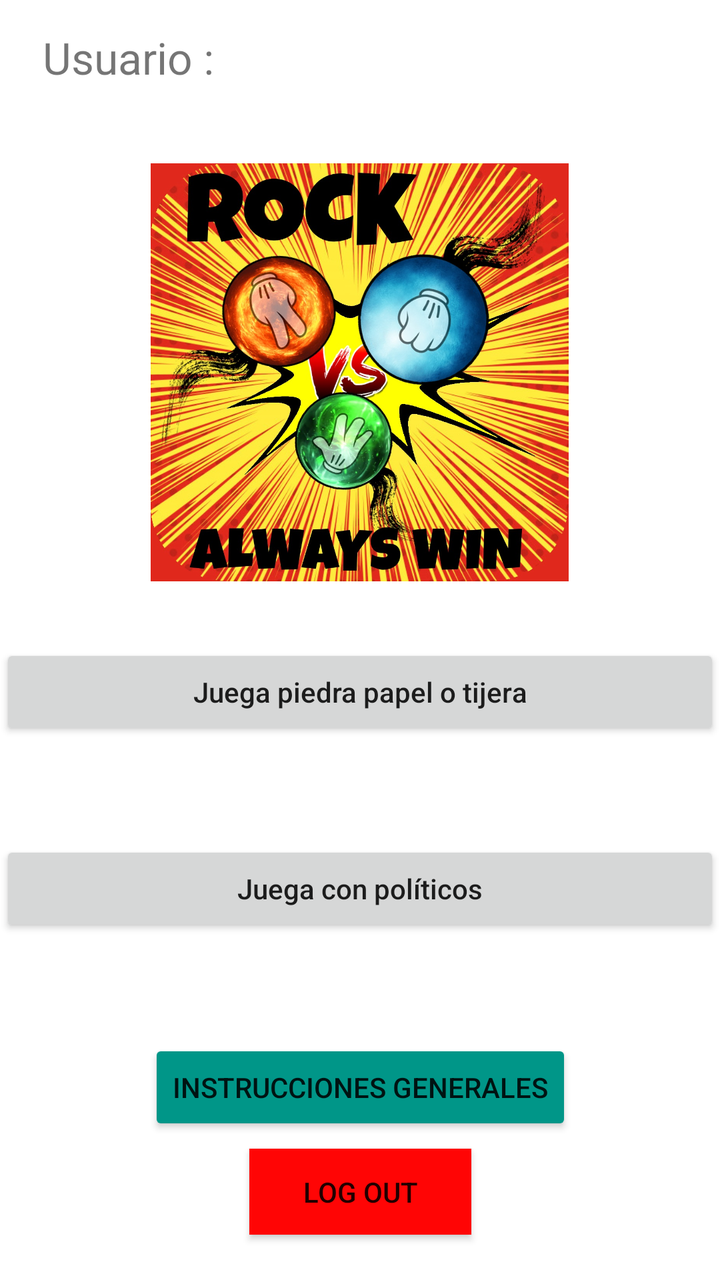
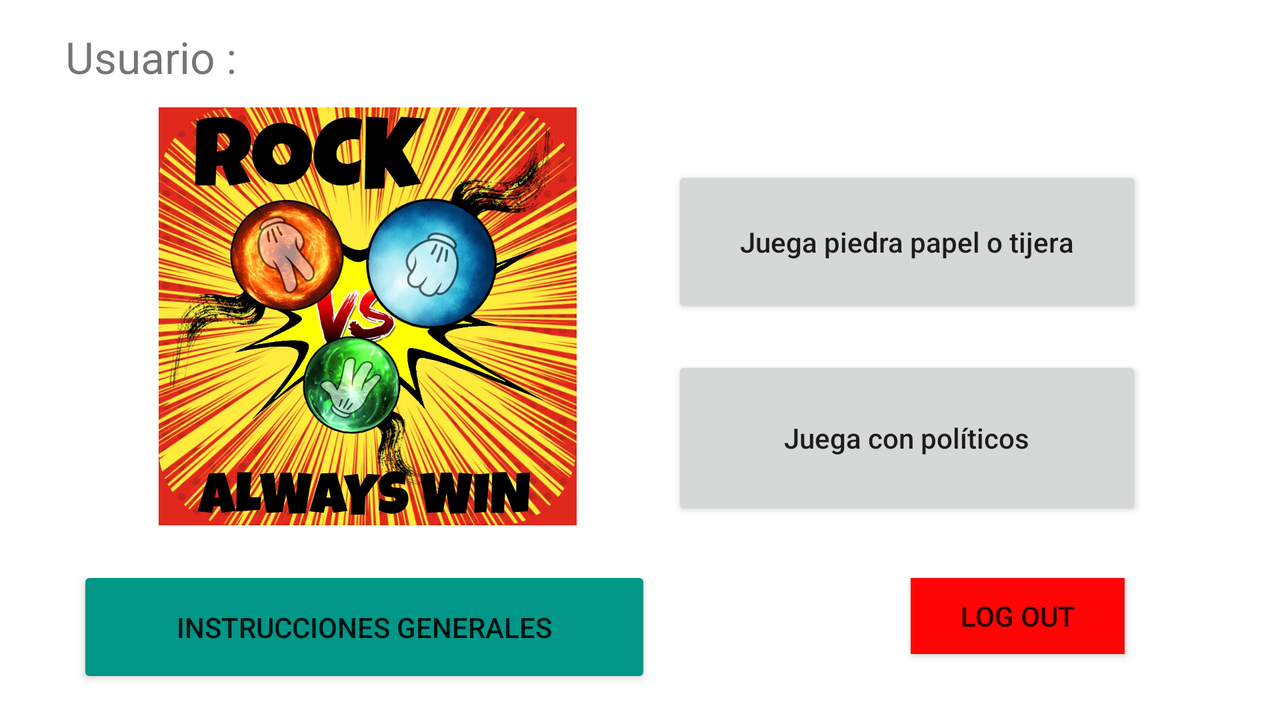

Compare how this app lays out the same screen by default and in its alternative resource folder. The renders come first, then the two layout files and the values they reference.
<!-- AndroidManifest.xml: application theme Theme.RockWin -->
<!-- res/layout/activity_perfil_usuario.xml -->
<?xml version="1.0" encoding="utf-8"?>
<androidx.constraintlayout.widget.ConstraintLayout xmlns:android="http://schemas.android.com/apk/res/android"
    xmlns:app="http://schemas.android.com/apk/res-auto"
    xmlns:tools="http://schemas.android.com/tools"
    android:id="@+id/logout"
    android:layout_width="match_parent"
    android:layout_height="match_parent"
    android:addStatesFromChildren="true"
    tools:actionBarNavMode="standard"
    tools:context=".PerfilUsuario">


    <Button
        android:id="@+id/button_juegoPoliticos"
        android:layout_width="0dp"
        android:layout_height="wrap_content"
        android:text="Juega con políticos"
        android:textAppearance="@style/TextAppearance.AppCompat.Body2"
        app:layout_constraintBottom_toBottomOf="parent"
        app:layout_constraintEnd_toEndOf="parent"
        app:layout_constraintHorizontal_bias="0.0"
        app:layout_constraintStart_toStartOf="parent"
        app:layout_constraintTop_toBottomOf="@+id/button_juegoBasico"
        app:layout_constraintVertical_bias="0.226" />

    <Button
        android:id="@+id/button_juegoBasico"
        android:layout_width="0dp"
        android:layout_height="wrap_content"
        android:text="Juega piedra papel o tijera"
        android:textAppearance="@style/TextAppearance.AppCompat.Body2"
        app:layout_constraintBottom_toBottomOf="parent"
        app:layout_constraintEnd_toEndOf="parent"
        app:layout_constraintHorizontal_bias="0.0"
        app:layout_constraintStart_toStartOf="parent"
        app:layout_constraintTop_toTopOf="parent"
        app:layout_constraintVertical_bias="0.544" />

    <TextView
        android:id="@+id/tv_c"
        android:layout_width="121dp"
        android:layout_height="37dp"
        android:text="Usuario :"
        android:textSize="22dp"
        app:layout_constraintBottom_toBottomOf="parent"
        app:layout_constraintEnd_toEndOf="parent"
        app:layout_constraintHorizontal_bias="0.089"
        app:layout_constraintStart_toStartOf="parent"
        app:layout_constraintTop_toTopOf="parent"
        app:layout_constraintVertical_bias="0.023" />

    <TextView
        android:id="@+id/tv_correo"
        android:layout_width="222dp"
        android:layout_height="30dp"
        android:layout_marginTop="20dp"
        app:layout_constraintEnd_toEndOf="parent"
        app:layout_constraintHorizontal_bias="0.285"
        app:layout_constraintStart_toEndOf="@+id/tv_c"
        app:layout_constraintTop_toTopOf="parent" />

    <Button
        android:id="@+id/instrucciones"
        android:layout_width="wrap_content"
        android:layout_height="wrap_content"
        android:text="Instrucciones Generales"
        app:backgroundTint="#009688"
        app:layout_constraintBottom_toBottomOf="parent"
        app:layout_constraintEnd_toEndOf="parent"
        app:layout_constraintStart_toStartOf="parent"
        app:layout_constraintTop_toTopOf="parent"
        app:layout_constraintVertical_bias="0.878" />

    <ImageView
        android:id="@+id/imageView2"
        android:layout_width="308dp"
        android:layout_height="209dp"
        app:layout_constraintBottom_toTopOf="@+id/button_juegoBasico"
        app:layout_constraintEnd_toEndOf="parent"
        app:layout_constraintHorizontal_bias="0.495"
        app:layout_constraintStart_toStartOf="parent"
        app:layout_constraintTop_toBottomOf="@+id/tv_correo"
        app:srcCompat="@drawable/piedrapapeltijera" />

    <Button
        android:id="@+id/button3"
        android:layout_width="111dp"
        android:layout_height="43dp"
        android:background="@color/black"
        android:text="Log out"
        android:textColorHint="#EA0B0B"
        app:backgroundTint="#FF0505"
        app:iconTint="#F10A0A"
        app:layout_constraintBottom_toBottomOf="parent"
        app:layout_constraintEnd_toEndOf="parent"
        app:layout_constraintStart_toStartOf="parent"
        app:layout_constraintTop_toTopOf="parent"
        app:layout_constraintVertical_bias="0.962"
        app:rippleColor="#DA0000" />

</androidx.constraintlayout.widget.ConstraintLayout>
<!-- resources referenced by this layout -->
<resources>
  <!-- drawable piedrapapeltijera: jpg bitmap (drawable, 540800 bytes) -->
  <style name="Theme.RockWin" parent="Theme.MaterialComponents.DayNight.DarkActionBar">
          
          <item name="colorPrimary">@color/purple_500</item>
          <item name="colorPrimaryVariant">@color/purple_700</item>
          <item name="colorOnPrimary">@color/white</item>
          
          <item name="colorSecondary">@color/teal_200</item>
          <item name="colorSecondaryVariant">@color/teal_700</item>
          <item name="colorOnSecondary">@color/black</item>
          
          <item name="android:statusBarColor" tools:targetApi="l">?attr/colorPrimaryVariant</item>
          
      </style>
</resources>
<!-- res/layout-land/activity_perfil_usuario.xml (the author's variant of the layout above) -->
<!-- drawn on the phone turned sideways -->
<?xml version="1.0" encoding="utf-8"?>
<androidx.constraintlayout.widget.ConstraintLayout xmlns:android="http://schemas.android.com/apk/res/android"
    xmlns:app="http://schemas.android.com/apk/res-auto"
    xmlns:tools="http://schemas.android.com/tools"
    android:id="@+id/logout"
    android:layout_width="match_parent"
    android:layout_height="match_parent"
    android:addStatesFromChildren="true"
    tools:actionBarNavMode="standard"
    tools:context=".PerfilUsuario">


    <Button
        android:id="@+id/button_juegoPoliticos"
        android:layout_width="235dp"
        android:layout_height="82dp"
        android:text="Juega con políticos"
        android:textAppearance="@style/TextAppearance.AppCompat.Body2"
        app:layout_constraintBottom_toBottomOf="parent"
        app:layout_constraintEnd_toEndOf="parent"
        app:layout_constraintHorizontal_bias="0.83"
        app:layout_constraintStart_toStartOf="parent"
        app:layout_constraintTop_toBottomOf="@+id/button_juegoBasico"
        app:layout_constraintVertical_bias="0.161" />

    <Button
        android:id="@+id/button_juegoBasico"
        android:layout_width="235dp"
        android:layout_height="76dp"
        android:text="Juega piedra papel o tijera"
        android:textAppearance="@style/TextAppearance.AppCompat.Body2"
        app:layout_constraintBottom_toBottomOf="parent"
        app:layout_constraintEnd_toEndOf="parent"
        app:layout_constraintHorizontal_bias="0.83"
        app:layout_constraintStart_toStartOf="parent"
        app:layout_constraintTop_toTopOf="parent"
        app:layout_constraintVertical_bias="0.292" />

    <TextView
        android:id="@+id/tv_c"
        android:layout_width="121dp"
        android:layout_height="37dp"
        android:text="Usuario :"
        android:textSize="22dp"
        app:layout_constraintBottom_toBottomOf="parent"
        app:layout_constraintEnd_toEndOf="parent"
        app:layout_constraintHorizontal_bias="0.063"
        app:layout_constraintStart_toStartOf="parent"
        app:layout_constraintTop_toTopOf="parent"
        app:layout_constraintVertical_bias="0.042" />

    <TextView
        android:id="@+id/tv_correo"
        android:layout_width="222dp"
        android:layout_height="30dp"
        app:layout_constraintBottom_toBottomOf="parent"
        app:layout_constraintEnd_toEndOf="parent"
        app:layout_constraintHorizontal_bias="0.312"
        app:layout_constraintStart_toStartOf="parent"
        app:layout_constraintTop_toTopOf="parent"
        app:layout_constraintVertical_bias="0.06" />

    <Button
        android:id="@+id/instrucciones"
        android:layout_width="287dp"
        android:layout_height="61dp"
        android:layout_marginBottom="4dp"
        android:text="Instrucciones Generales"
        app:backgroundTint="#009688"
        app:layout_constraintBottom_toBottomOf="parent"
        app:layout_constraintEnd_toEndOf="parent"
        app:layout_constraintHorizontal_bias="0.11"
        app:layout_constraintStart_toStartOf="parent"
        app:layout_constraintTop_toBottomOf="@+id/imageView2"
        app:layout_constraintVertical_bias="0.63" />

    <ImageView
        android:id="@+id/imageView2"
        android:layout_width="308dp"
        android:layout_height="209dp"
        app:layout_constraintBottom_toBottomOf="parent"
        app:layout_constraintEnd_toEndOf="parent"
        app:layout_constraintHorizontal_bias="0.089"
        app:layout_constraintStart_toStartOf="parent"
        app:layout_constraintTop_toTopOf="parent"
        app:layout_constraintVertical_bias="0.356"
        app:srcCompat="@drawable/piedrapapeltijera" />

    <Button
        android:id="@+id/button3"
        android:layout_width="107dp"
        android:layout_height="38dp"
        android:background="@color/black"
        android:text="Log out"
        android:textColorHint="#EA0B0B"
        app:backgroundTint="#FF0505"
        app:iconTint="#F10A0A"
        app:layout_constraintBottom_toBottomOf="parent"
        app:layout_constraintEnd_toEndOf="parent"
        app:layout_constraintHorizontal_bias="0.854"
        app:layout_constraintStart_toStartOf="parent"
        app:layout_constraintTop_toTopOf="parent"
        app:layout_constraintVertical_bias="0.898"
        app:rippleColor="#DA0000" />

    <androidx.constraintlayout.widget.Guideline
        android:id="@+id/guideline2"
        android:layout_width="wrap_content"
        android:layout_height="wrap_content"
        android:orientation="vertical"
        app:layout_constraintGuide_begin="20dp" />

</androidx.constraintlayout.widget.ConstraintLayout>
